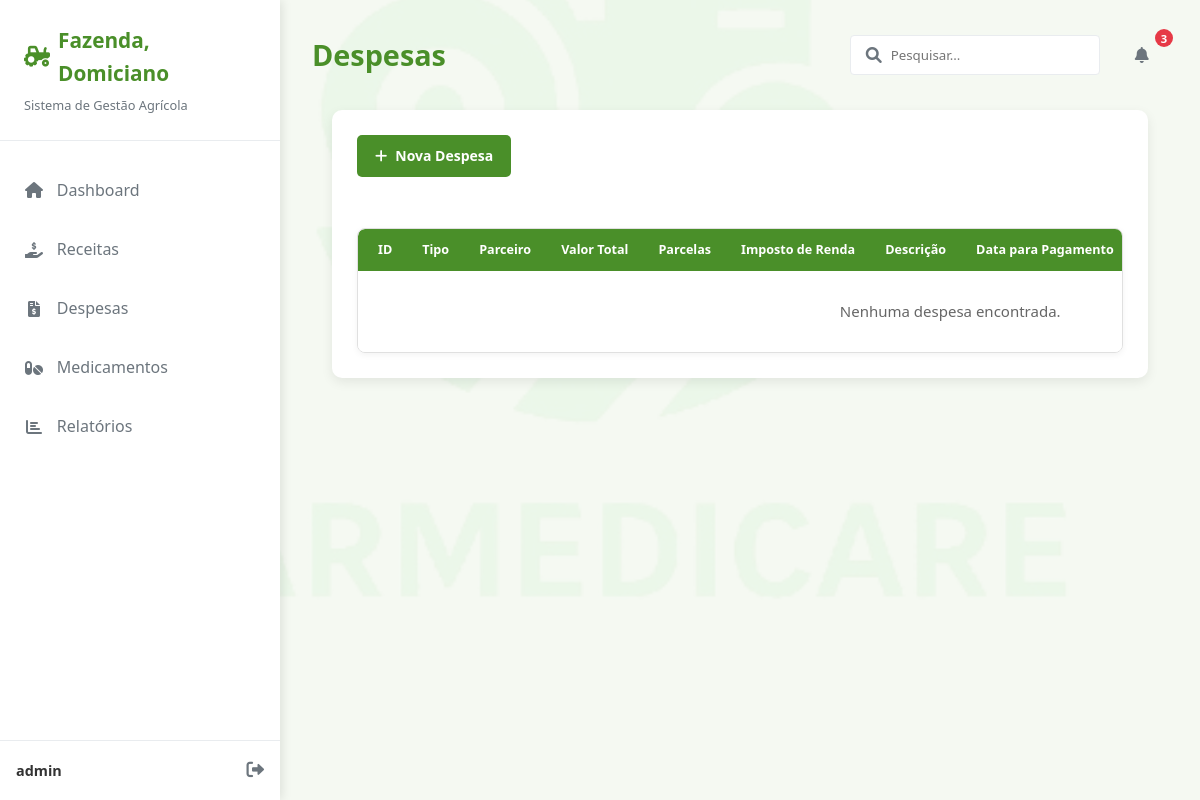
The app's page /pagina_movimentacao/listar/movimentacao/despesa/ (signed in), older data.
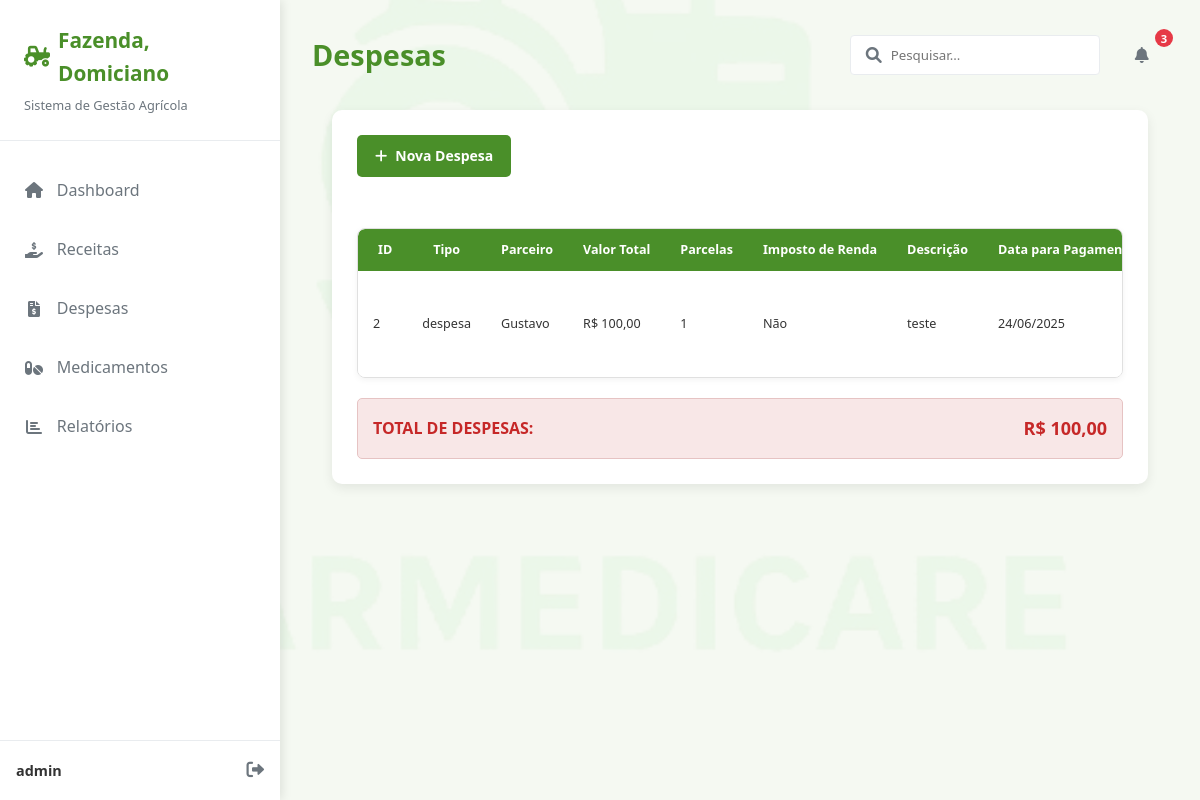
The same page, newer data.
### movimentacao/models.py (models this page shows, shortened)
class Movimentacao(models.Model):
    tipo = models.CharField(max_length=50, choices=[
        ('receita', 'Receita'),
        ('despesa', 'Despesa'),
    ])
    parceiros = models.ForeignKey(
        Parceiros,
        on_delete=models.CASCADE,
        verbose_name='Empresa Parceira',
    )
    categoria = models.ForeignKey(
        'Categoria',
        on_delete=models.CASCADE,
        verbose_name='Categoria da Movimentação'
    )
    valor_total = models.DecimalField(max_digits=10, decimal_places=2)
    parcelas = models.IntegerField(default=1)
    imposto_renda = models.BooleanField(default=False, verbose_name="Imposto de Renda [Sim/Não]", choices=[
        (True, 'Sim'),
        (False, 'Não'),
    ])
    descricao = models.TextField(blank=True, null=True, verbose_name="Descrição")
    data = models.DateField(verbose_name='Data da Movimentação')
    fazenda = models.ForeignKey(
        Fazenda,
        on_delete=models.CASCADE,
        verbose_name='Fazenda',
    )
    cadastrada_por = models.ForeignKey(User, on_delete=models.PROTECT, verbose_name='Cadastrado Por')
    cadastrado_em = models.DateTimeField(auto_now_add=True, verbose_name='Cadastrado Em')
    class Meta:
        verbose_name_plural = 'Movimentações'
        ordering = ['-cadastrado_em']
        unique_together = ('tipo', 'parceiros', 'data', 'fazenda')

### perfis/models.py (models this page shows)
class Parceiros(models.Model):
    nome = models.CharField(max_length=100, verbose_name='Nome da Empresa Parceira')
    telefone = models.CharField(max_length=15, blank=True, null=True, verbose_name='Telefone')
    if_adicionais = models.TextField(blank=True, null=True, verbose_name='Informações Adicionais')
    email = models.EmailField(max_length=254, blank=True, null=True, verbose_name='E-mail')
    def __str__(self):
        return f"{self.nome}"
    class Meta:
        verbose_name = 'Parceiro'
        verbose_name_plural = 'Parceiros'
        ordering = ['nome']

### movimentacao/views.py (the view)
# urls.py: path('listar/movimentacao/despesa/', MovimentacaoDespesaListView.as_view(), name='listar_movimentacao_despesa'),
class MovimentacaoDespesaListView(ListView):
    model = Movimentacao
    template_name = "despesa/lista_despesa.html"
    def get_queryset(self):
        return Movimentacao.objects.filter(tipo="despesa").order_by("-data")
    def get_context_data(self, **kwargs):
        context = super().get_context_data(**kwargs)
        total_despesas = 0
        for despesa in context["object_list"]:
            total_despesas += despesa.valor_total
        context["total_despesas"] = total_despesas
        return context
    extra_context = {
        "title": "Lista de Despesas",
        "titulo": "Despesas",
        "subtitulo": "Aqui você pode visualizar todas as despesas registradas.",
        "registros": "Nenhuma despesa encontrada.",
        "btn_cadastrar": "Nova Despesa",
    }

### perfis/models.py (called while the page is built)
    def __str__(self):
        return f"{self.nome} - {self.cidade}"

### movimentacao/templates/despesa/lista_despesa.html (shortened to what this page needs)
{% extends 'modelo.html' %} {% load static %}  {% block conteudo %}
<main class="main-content">
  <header class="content-header">
    <h1>{{titulo}}</h1>
    <div class="header-actions">
      <div class="search-box">
        <input type="text" placeholder="Pesquisar..." />
        <i class="fas fa-search"></i>
      </div>
      <button class="btn btn-notification">
        <i class="fas fa-bell"></i>
        <span class="badge">3</span>
      </button>
    </div>
  </header>
  {% endblock %} {% block cards %} {% endblock %} {% block graficos %}
  <div class="modelo-lista-container">
    <div class="lista-header">
      <div class="search-and-actions">
        <a href="{% url 'cadastrar_movimentacao' %}" class="btn btn-primary">
          <i class="fas fa-plus"></i> {{btn_cadastrar}}
        </a>
      </div>
    </div>
    <br />
    <div class="table-container">
      <table class="modelo-table">
        <thead>
          <tr>
            <th>ID</th>
            <th>Tipo</th>
            <th>Parceiro</th>
            <th>Valor Total</th>
            <th>Parcelas</th>
            <th>Imposto de Renda</th>
            <th>Descrição</th>
            <th>Data para Pagamento</th>
          </tr>
        </thead>
        <tbody>
          {% for despesa in object_list %}
          <tr>
            <td>{{ despesa.pk }}</td>
            <td>{{ despesa.tipo }}</td>
            <td>{{ despesa.parceiros }}</td>
            <td>R$ {{ despesa.valor_total|floatformat:2 }}</td>
            <td>{{ despesa.parcelas }}</td>
            <td>
              {% if despesa.imposto_renda %} Sim {% else %} Não {% endif %}
            </td>
            <td>{{ despesa.descricao }}</td>
            <td>{{ despesa.data|date:"d/m/Y" }}</td>
          </tr>
          {% empty %}
          <tr>
            <td colspan="12">{{registros}}</td>
          </tr>
          {% endfor %}
        </tbody>
      </table>
    </div>
    {% if object_list %}
    <div
      class="totais-container"
      style="
        margin-top: 20px;
        padding: 15px;
        background-color: #f8e7e7;
        border-radius: 5px;
        border: 1px solid #e6c3c3;
      "
    >
      <div
        style="
          display: flex;
          justify-content: space-between;
          align-items: center;
        "
      >
        <div style="font-weight: bold; font-size: 16px; color: #c62828">
          TOTAL DE DESPESAS:
        </div>
        <div style="font-weight: bold; font-size: 18px; color: #c62828">
          R$ {{ total_despesas|floatformat:2 }}
        </div>
      </div>
    </div>
    {% endif %}
  </div>
  {% endblock %} {% block ultimos_registros %} {% endblock %}

Row changes from the older to the newer data that the page shows:
added Movimentacao: pk "2", tipo "despesa", parceiros "Gustavo", valor_total "100,00", parcelas "1", imposto_renda "Não", descricao "teste", data "24/06/2025"
Text that changed along with them:
{{ total_despesas|floatformat:2 }}: (not shown) → "100,00"
{{ registros }}: "Nenhuma despesa encontrada." → (not shown)
text no longer shown: "Data para Pagamento"
text now shown: "Data para… TOTAL DE DESPESAS: R$"
